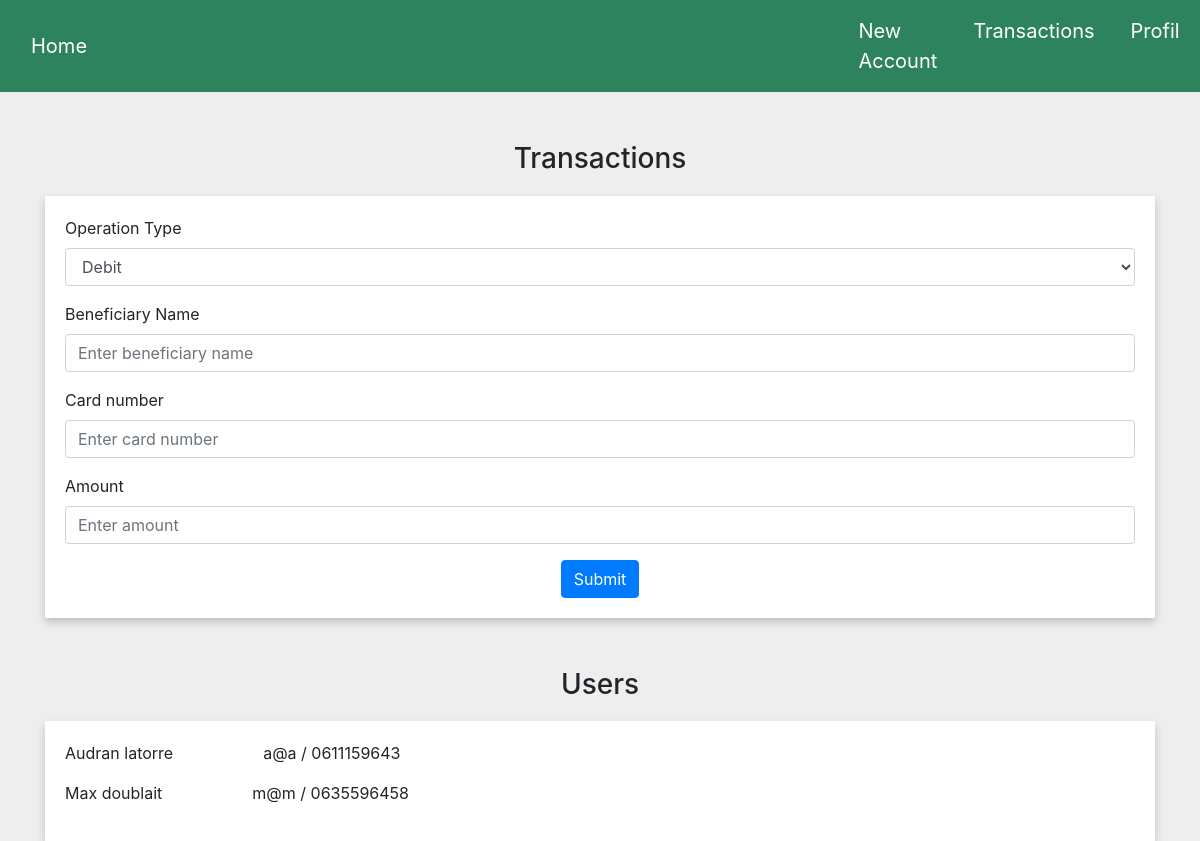
The page /admin (signed in) on the database as committed earlier.
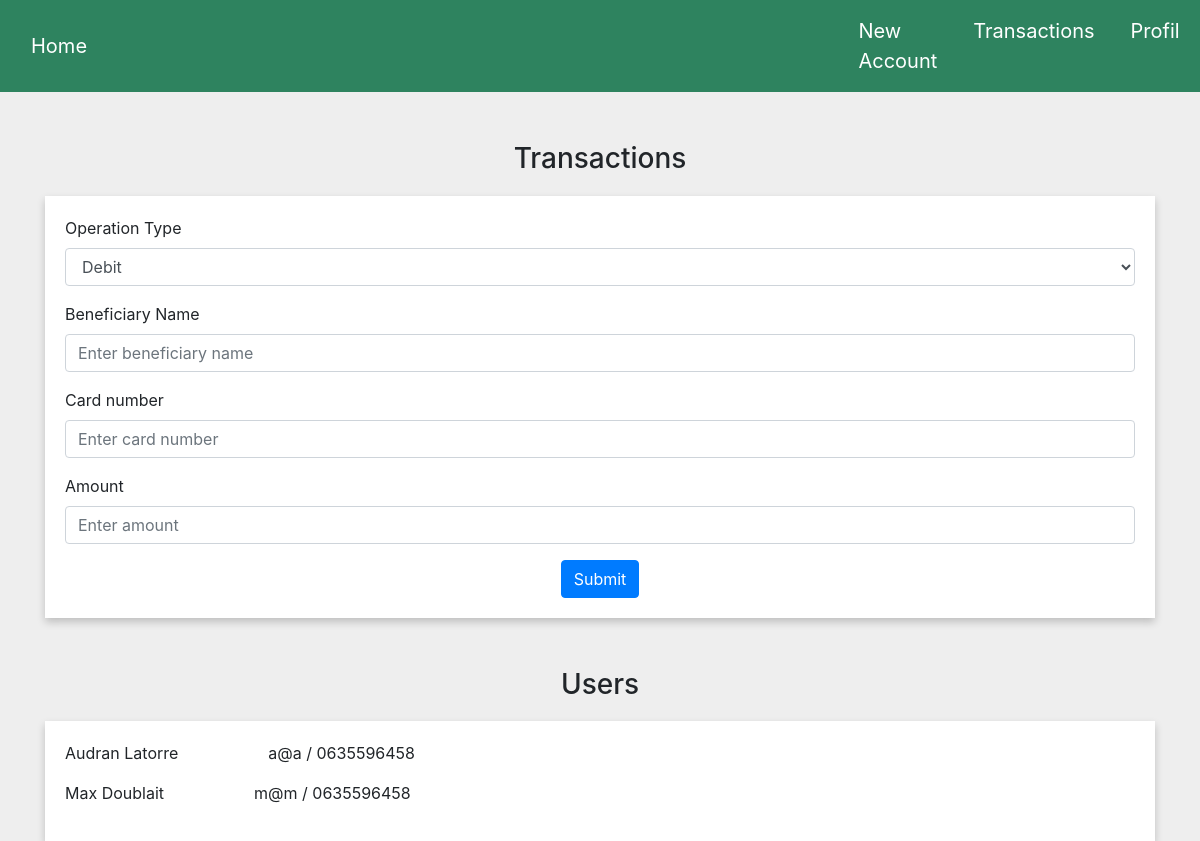
The same page on the database as committed later.
### tables this page shows
CREATE TABLE Users (
            id_user INTEGER PRIMARY KEY AUTOINCREMENT, 
            first_name TEXT NOT NULL,
            last_name TEXT NOT NULL,
            gender TEXT NOT NULL,
            email TEXT NOT NULL,
            password TEXT NOT NULL,
            phone_number TEXT NOT NULL,
            birthday DATE NOT NULL,
            address TEXT NOT NULL,
            role TEXT NOT NULL
        );

### views.py (the view)
@app.route('/admin', methods=['GET', 'POST'])
def admin():
    user = None
    if 'user_id' in session :
        user = Users.get_user_by_id(session['user_id'])
    else :
        return render_template('index.html', user=user)
    conn = sqlite3.connect('app.db')
    cursor = conn.cursor()
    cursor.execute("SELECT * FROM Users")
    users = cursor.fetchall()
    conn.close()
    return render_template('admin.html', user=user, users=users)

### models.py (called while the page is built)
    def get_user_by_id(id_user):
        conn = sqlite3.connect('app.db')
        cursor = conn.cursor()
        cursor.execute('SELECT * FROM Users WHERE id_user = ?', (id_user,))
        user = cursor.fetchone()
        if user != None:
            new_user = Users(user[0], user[1], user[2], user[3], user[4], user[5], user[6], user[7], user[8], user[9])
            return new_user
        else:
            return None

### templates/admin.html (shortened to what this page needs)
<!DOCTYPE html>
<html lang="en">
<head>
    <link rel="stylesheet" href="https://stackpath.bootstrapcdn.com/bootstrap/4.3.1/css/bootstrap.min.css">
    <link rel="stylesheet" href="../static/admin.css">
</head>
<body>
    <nav class="navbar navbar-expand-lg bg-body-tertiary">
        <div class="container-fluid">
          <a class="navbar-brand" href="{{url_for('index')}}">Home</a>
          <div class="collapse navbar-collapse" id="navbarNavAltMarkup">
            <div class="navbar-nav">
              <a class="nav-link" href="{{url_for('create_account')}}">New Account</a>
              <a class="nav-link" href="{{url_for('transactions')}}">Transactions</a>
              <a class="nav-link" href="{{url_for('profile')}}">Profil</a>
            </div>
          </div>
        </div>
    </nav>
    <div>
        <div class="transactions container mt-4">
            <h3>Transactions</h3>
            <form method="POST" action="/transactions_admin" class="transactionsForm">
                <div class="form-group">
                    <label for="operation_type" class="form-label">Operation Type</label>
                    <select class="form-control" name="operation_type" id="operationType">
                        <option value="debit">Debit</option>
                    </select>
                </div>
                <div class="form-group">
                    <label for="input_description">Beneficiary Name</label>
                    <input type="text" class="form-control" name="beneficiary_name" id="input_beneficiary_name" placeholder="Enter beneficiary name">
                </div>
                <div class="form-group">
                    <label for="input_amount">Card number</label>
                    <input type="text" class="form-control" name="card_number" id="input_card_nb" placeholder="Enter card number">
                </div>
                <div class="form-group">
                    <label for="input_amount">Amount</label>
                    <input type="number" class="form-control" name="amount" id="input_amount" placeholder="Enter amount" min="1">
                </div>
                <div class="saveButton">
                    <button class="saveBtn btn btn-primary" type=submit/>Submit</button><br/>
                </div>
            </form>
        </div>
    </div>
    <div>
        <div class="transactions container mt-4">
            <h3>Users</h3>
            <div class="transactionsForm">
                {% for usr in users %}
                <p>{{ usr[1] }} {{ usr[2] }} &nbsp &nbsp &nbsp &nbsp &nbsp &nbsp &nbsp &nbsp &nbsp &nbsp{{ usr[4]}} / {{ usr[6] }}</p>
                {% endfor %}
            </div>
        </div>
    </div>
</body>
</html>

Rows that differ between the two databases and show on the page:
changed Users "Audran": last_name "latorre" → "Latorre"; phone_number "0611159643" → "0635596458"
changed Users "Max": last_name "doublait" → "Doublait"
